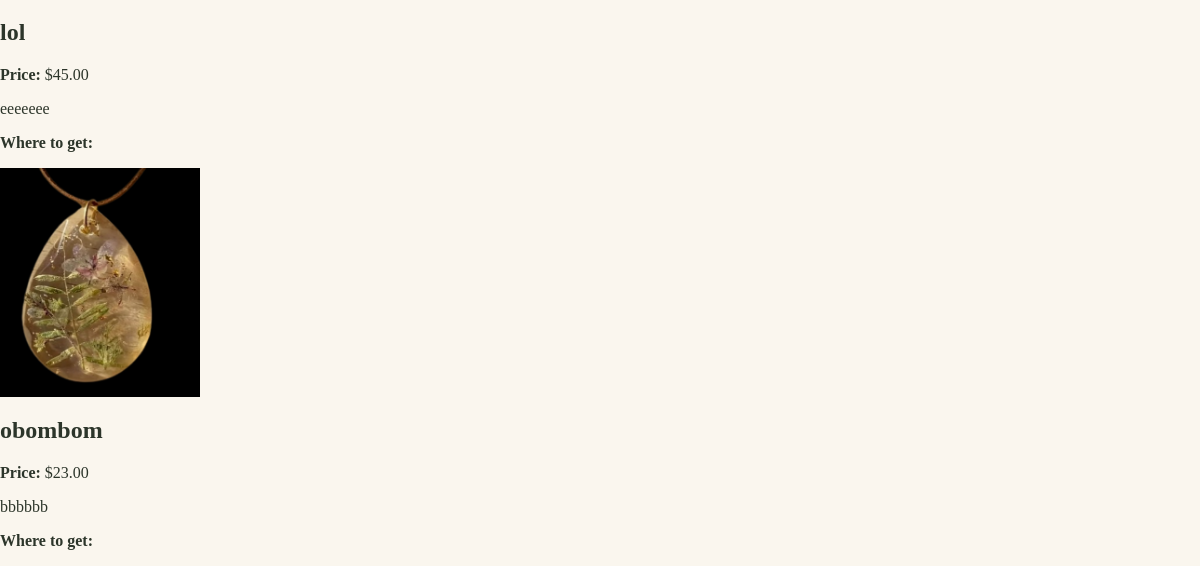
/products (lower part), run on an earlier commit of the app's database.
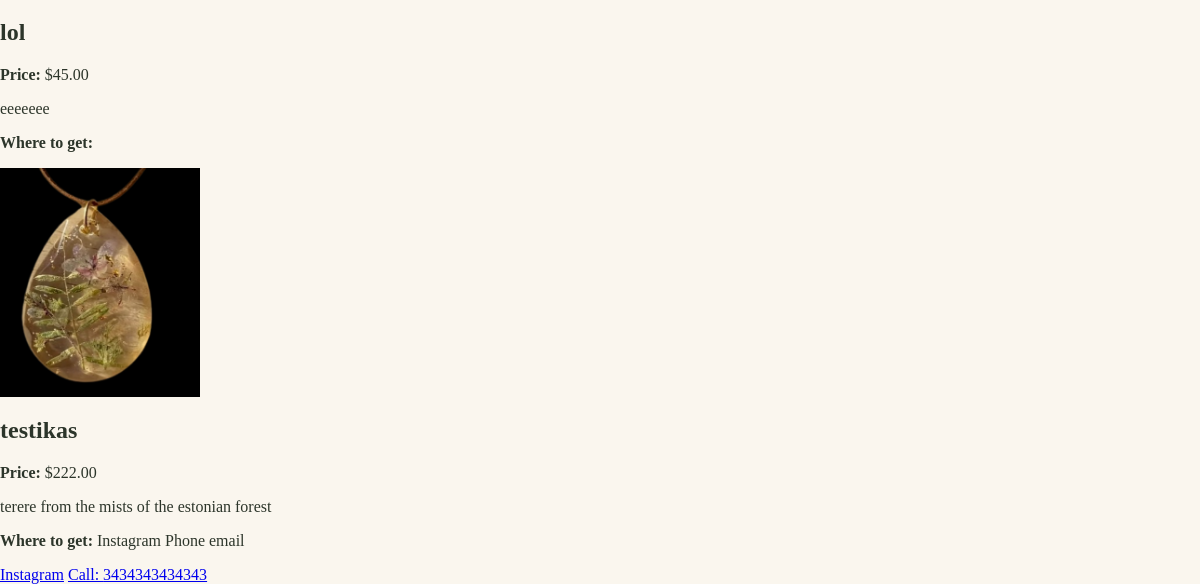
And on a later commit of the database.
### backend/models.py (models this page shows, shortened)
class Product(db.Model):
    __tablename__ = 'products'
    id = db.Column(db.Integer, primary_key=True)
    name = db.Column(db.String(120), nullable=False)
    description = db.Column(db.Text, nullable=True)
    price = db.Column(db.Float, nullable=False)
    stock = db.Column(db.Integer, nullable=False, default=0)
    image_filename = db.Column(db.String(255), nullable=True)
    where_to_get = db.Column(db.Text, nullable=True)
    instagram_url = db.Column(db.String(255), nullable=True)
    phone = db.Column(db.String(50), nullable=True)
    category = db.Column(db.String(50), nullable=False, default='Normal')

### backend/app.py (the view)
@app.route('/products')
def products():
    search_query = request.args.get('search', '').strip()
    if search_query:
        all_products = Product.query.filter(
            (Product.name.like(f'%{search_query}%')) |
            (Product.description.like(f'%{search_query}%'))
        ).all()
    else:
        all_products = Product.query.all()
    return render_template('products.html', products=all_products, search=search_query)

### frontend/templates/products.html (shortened to what this page needs)
<!DOCTYPE html>
<html lang="en">
<head>
    <link rel="stylesheet" href="{{ url_for('static', filename='css/style.css') }}">
</head>
<body>
    <main>
        <div class="products-grid">
            {% for product in products %}
                <div class="product-card">
                    {% if product.image_filename %}
                        <img src="{{ url_for('static', filename='uploads/' + product.image_filename) }}" alt="{{ product.name }}" style="max-width: 200px; display: block; margin-bottom: 10px;">
                    {% else %}
                        <div style="width: 200px; height: 150px; background: #eee; line-height: 150px; text-align: center; margin-bottom: 10px;">No Image</div>
                    {% endif %}
                    <h2>{{ product.name }}</h2>
                    <p><strong>Price:</strong> ${{ "%.2f"|format(product.price) }}</p>
                    <p>{{ product.description }}</p>
                    <p><strong>Where to get:</strong> {{ product.where_to_get }}</p>
                    <div class="product-links">
                        {% if product.instagram_url %}
                            <a href="{{ product.instagram_url }}" target="_blank">Instagram</a>
                        {% endif %}
                        {% if product.phone %}
                            <a href="tel:{{ product.phone }}">Call: {{ product.phone }}</a>
                        {% endif %}
                    </div>
                </div>
            {% else %}
                <p>No products available yet.</p>
            {% endfor %}
        </div>
    </main>
</body>
</html>

What changed in the data, as far as the page shows it:
changed Product: name "obombom" → "testikas"; price "23.00" → "222.00"; description "bbbbbb" → "terere from the mists of the estonian forest"; where_to_get (not shown) → "Instagram Phone email"; phone (not shown) → "3434343434343"
